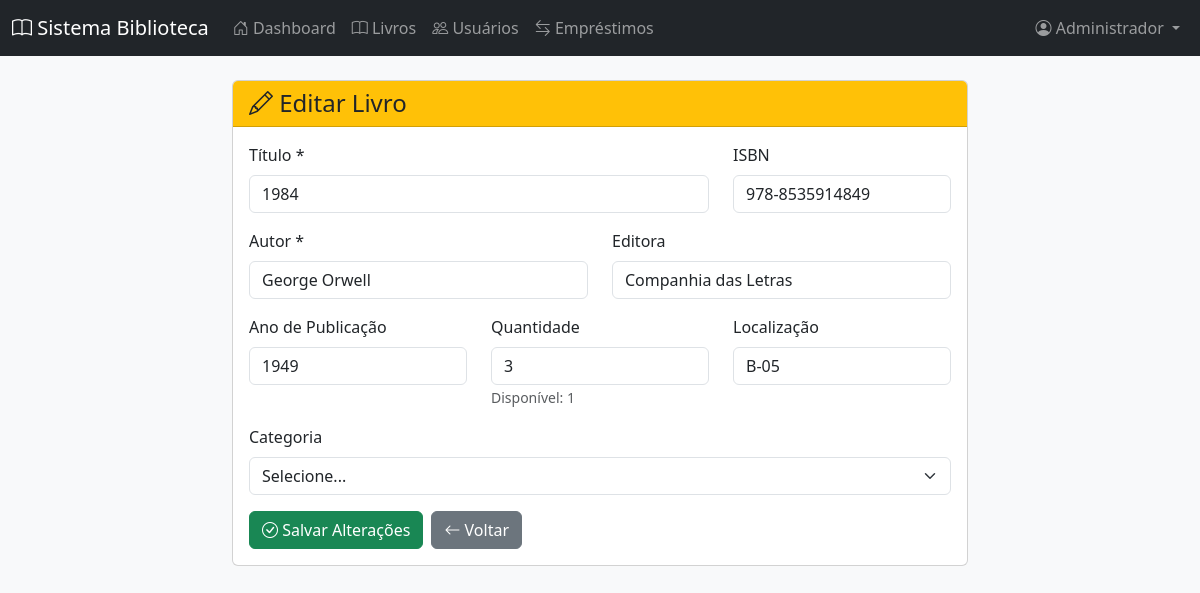
The app's page /livro_editar.php?id=2 (signed in) with its own data.
### tables this page shows
CREATE TABLE IF NOT EXISTS livros (
    id INT AUTO_INCREMENT PRIMARY KEY,
    titulo VARCHAR(255) NOT NULL,
    autor VARCHAR(255) NOT NULL,
    isbn VARCHAR(20),
    editora VARCHAR(100),
    ano_publicacao INT,
    quantidade INT DEFAULT 1,
    quantidade_disponivel INT DEFAULT 1,
    categoria VARCHAR(100),
    localizacao VARCHAR(50),
    data_cadastro TIMESTAMP DEFAULT CURRENT_TIMESTAMP
);

### livro_editar.php (the view, shortened to what this page needs)
<?php
require_once 'config/dados.php';
$id = $_GET['id'] ?? 0;
$stmt = $conn->prepare("SELECT * FROM livros WHERE id = ?");
$stmt->bind_param("i", $id);
$stmt->execute();
$result = $stmt->get_result();
$livro = $result->fetch_assoc();
?>
<!DOCTYPE html>
<html lang="pt-BR">
<head>
    <link href="https://cdn.jsdelivr.net/npm/bootstrap@5.3.0/dist/css/bootstrap.min.css" rel="stylesheet">
    <link rel="stylesheet" href="https://cdn.jsdelivr.net/npm/bootstrap-icons@1.11.0/font/bootstrap-icons.css">
</head>
<body class="bg-light">
    <?php include 'includes/menu.php'; ?>
    <div class="container mt-4">
        <div class="row">
            <div class="col-md-8 mx-auto">
                <div class="card">
                    <div class="card-header bg-warning">
                        <h4 class="mb-0"><i class="bi bi-pencil"></i> Editar Livro</h4>
                    </div>
                    <div class="card-body">
                        <form method="POST" action="">
                            <div class="row mb-3">
                                <div class="col-md-8">
                                    <label for="titulo" class="form-label">Título *</label>
                                    <input type="text" class="form-control" id="titulo" name="titulo" value="<?php echo htmlspecialchars($livro['titulo']); ?>" required>
                                </div>
                                <div class="col-md-4">
                                    <label for="isbn" class="form-label">ISBN</label>
                                    <input type="text" class="form-control" id="isbn" name="isbn" value="<?php echo htmlspecialchars($livro['isbn']); ?>">
                                </div>
                            </div>
                            <div class="row mb-3">
                                <div class="col-md-6">
                                    <label for="autor" class="form-label">Autor *</label>
                                    <input type="text" class="form-control" id="autor" name="autor" value="<?php echo htmlspecialchars($livro['autor']); ?>" required>
                                </div>
                                <div class="col-md-6">
                                    <label for="editora" class="form-label">Editora</label>
                                    <input type="text" class="form-control" id="editora" name="editora" value="<?php echo htmlspecialchars($livro['editora']); ?>">
                                </div>
                            </div>
                            <div class="row mb-3">
                                <div class="col-md-4">
                                    <label for="ano_publicacao" class="form-label">Ano de Publicação</label>
                                    <input type="number" class="form-control" id="ano_publicacao" name="ano_publicacao" value="<?php echo $livro['ano_publicacao']; ?>" min="1000" max="2100">
                                </div>
                                <div class="col-md-4">
                                    <label for="quantidade" class="form-label">Quantidade</label>
                                    <input type="number" class="form-control" id="quantidade" name="quantidade" value="<?php echo $livro['quantidade']; ?>" min="1">
                                    <small class="text-muted">Disponível: <?php echo $livro['quantidade_disponivel']; ?></small>
                                </div>
                                <div class="col-md-4">
                                    <label for="localizacao" class="form-label">Localização</label>
                                    <input type="text" class="form-control" id="localizacao" name="localizacao" value="<?php echo htmlspecialchars($livro['localizacao']); ?>">
                                </div>
                            </div>
                            <div class="mb-3">
                                <label for="categoria" class="form-label">Categoria</label>
                                <select class="form-select" id="categoria" name="categoria">
                                    <option value="">Selecione...</option>
                                </select>
                            </div>
                            <div class="d-flex gap-2">
                                <button type="submit" class="btn btn-success">
                                    <i class="bi bi-check-circle"></i> Salvar Alterações
                                </button>
                                <a href="livros.php" class="btn btn-secondary">
                                    <i class="bi bi-arrow-left"></i> Voltar
                                </a>
                            </div>
                        </form>
                    </div>
                </div>
            </div>
        </div>
    </div>
</body>
</html>

### records on screen
livros: titulo "1984", isbn "978-8535914849", autor "George Orwell", editora "Companhia das Letras", ano_publicacao "1949", quantidade "3", quantidade_disponivel "1", localizacao "B-05"

### other values on screen
getNomeUsuario() "Administrador"
